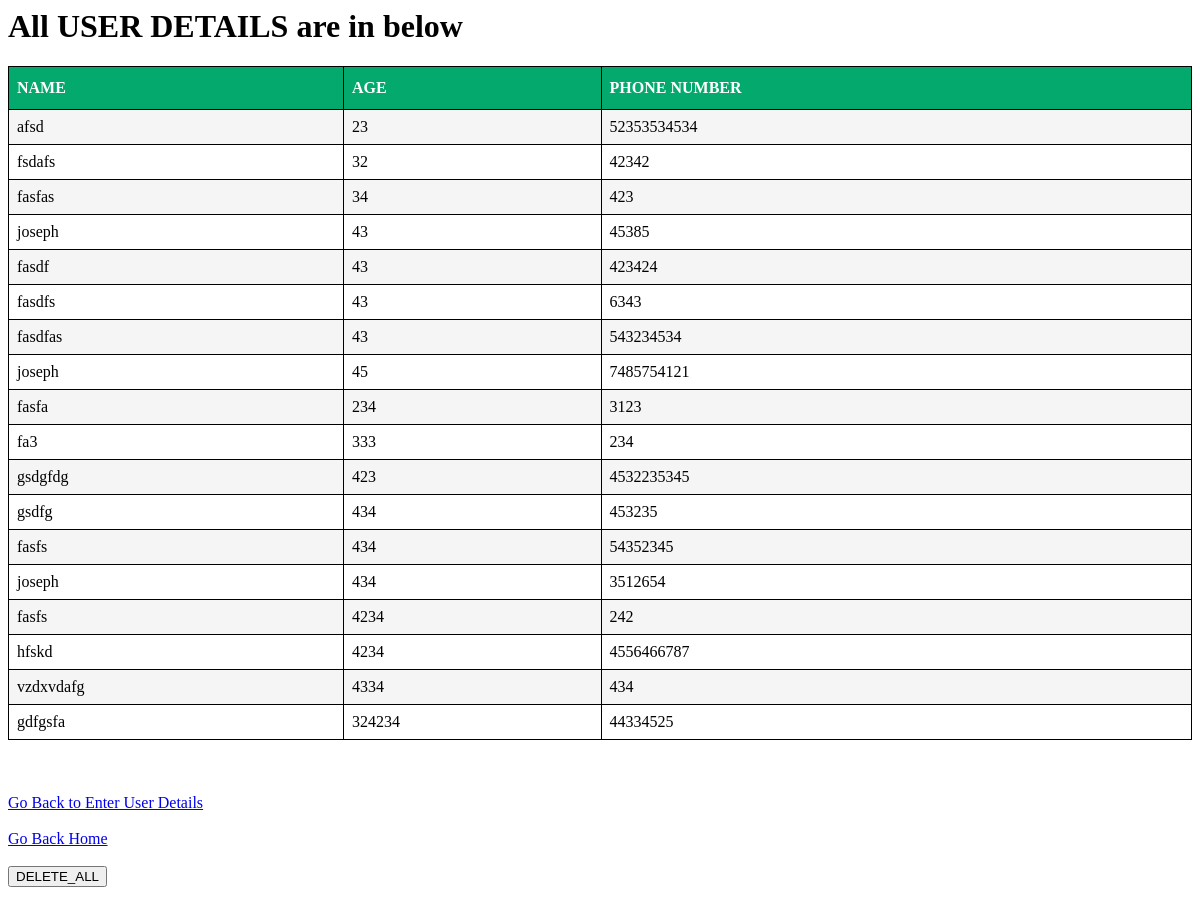
The app's page /allusers, older data.
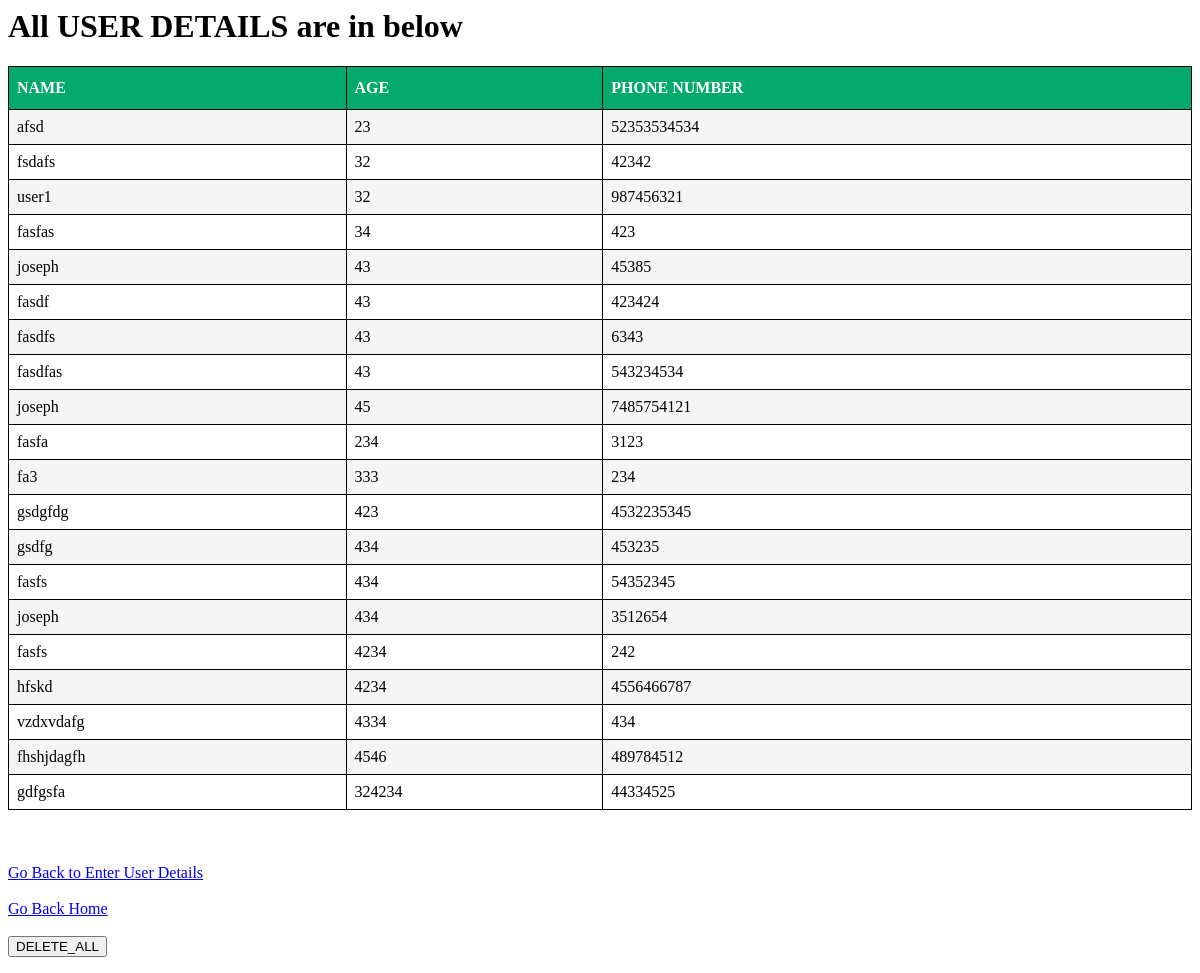
The same page, newer data.
### tables this page shows
CREATE TABLE USERS(NAME CHAR(20)
    NOT NULL, AGE INT NOT NULL, PHONENUM INT PRIMARY KEY NOT NULL);

### RapidFQApp.py (the view)
@app.route('/allusers',methods=["POST","GET"])
def allusers():
    userdetails=db.ShowAllUsers()
    if request.method=='POST':
        print(request.form)
        db.DeleteAll()
        return render_template('allusers.html')
    else:
        pass
    return render_template('allusers.html',data=userdetails)

### database.py (called while the page is built)
def ShowAllUsers():
    conn=sqlite3.connect(DBname)
    cursor=conn.execute("SELECT * FROM USERS ORDER BY AGE ASC")
    userdetail=cursor.fetchall()
    conn.commit()
    conn.close()
    return userdetail

### templates/allusers.html (shortened to what this page needs)
<html>
    <head>
    </head>
    <body>
        <h1>All USER DETAILS are in below</h1>
        <table id="users">
            <tr><th>NAME</th><th>AGE</th><th>PHONE NUMBER</th></tr>
            {% for usr in data %}
            <tr>
                <td>{{usr[0]}}</td>
                <td>{{usr[1]}}</td>
                <td>{{usr[2]}}</td></tr>
            {% endfor %}
        </table><br><br><br>
        <a href="/usercredentials">Go Back to Enter User Details</a><br><br>
        <a href="/">Go Back Home</a><BR></BR>
        <form action="/allusers" method="post"><input type="submit" value="DELETE_ALL"/></form>
    </body>
</html>

### templates/allusers.html (style rules this page uses)
#users { font-family: Cambria, Cochin, Georgia, Times, 'Times New Roman', serif; border-collapse: collapse; width: 100%; }
#users td, #users th { border: 1px solid black; padding: 8px; }
#users tr:nth-child(even) { background-color: whitesmoke; }
#users th { padding-top: 12px; padding-bottom: 12px; text-align: left; background-color: #04AA6D; color: white; }

Row changes from the older to the newer data that the page shows:
added USERS: NAME "user1", AGE "32", PHONENUM "987456321"
added USERS: NAME "fhshjdagfh", AGE "4546", PHONENUM "489784512"
